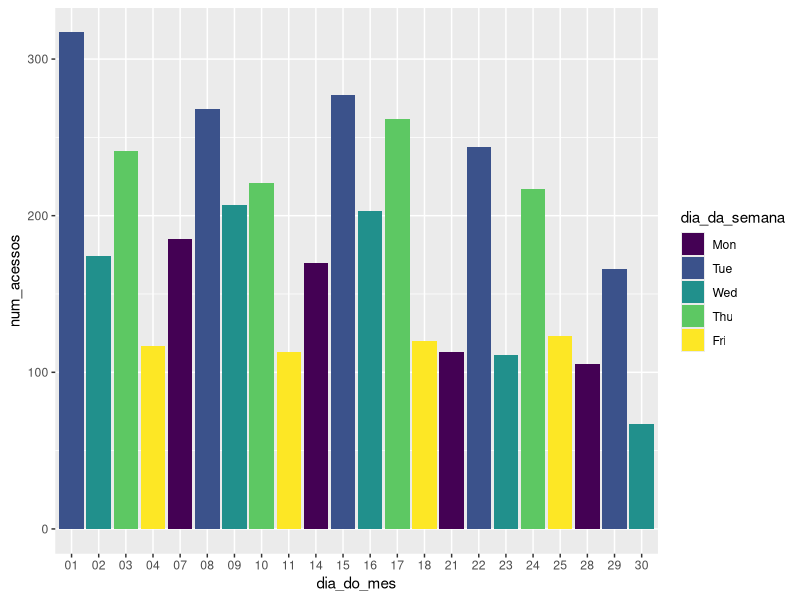
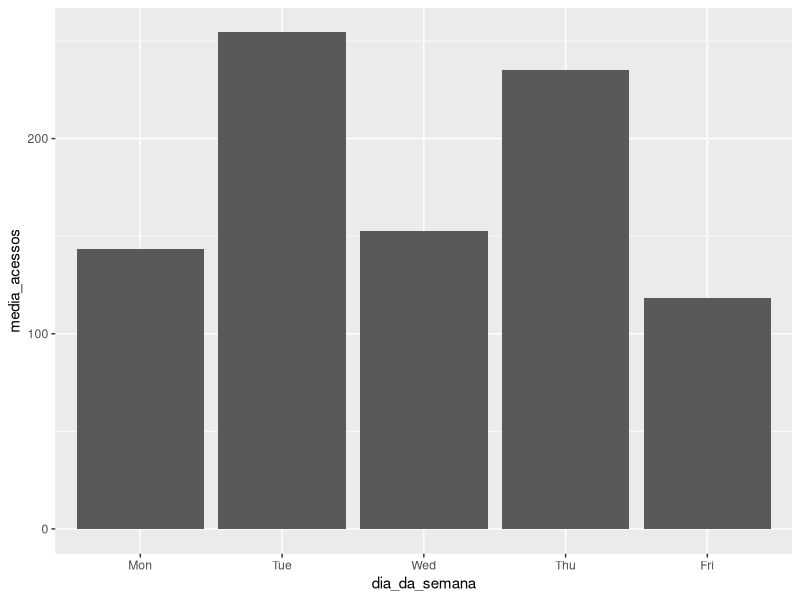
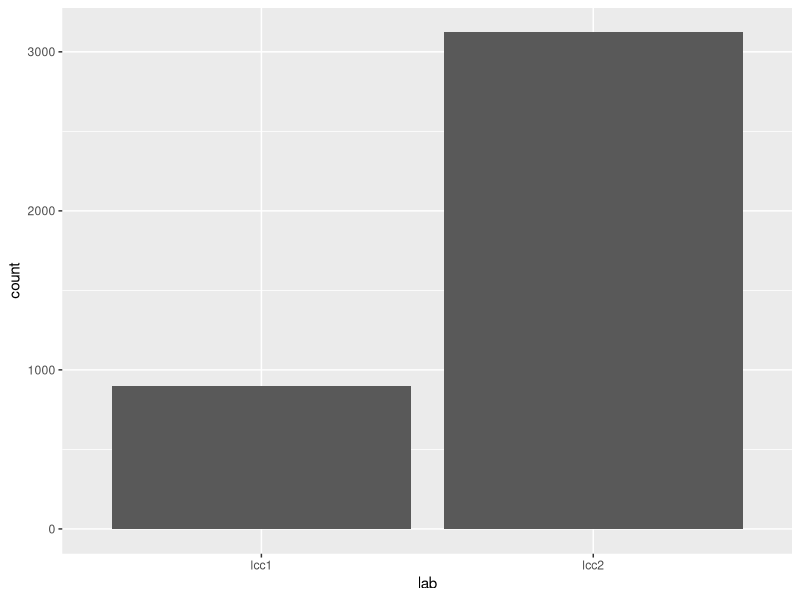
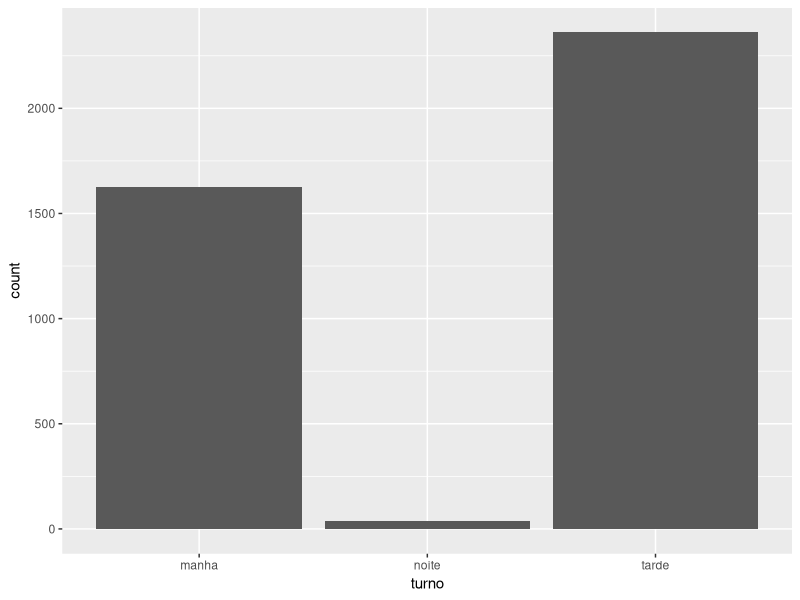
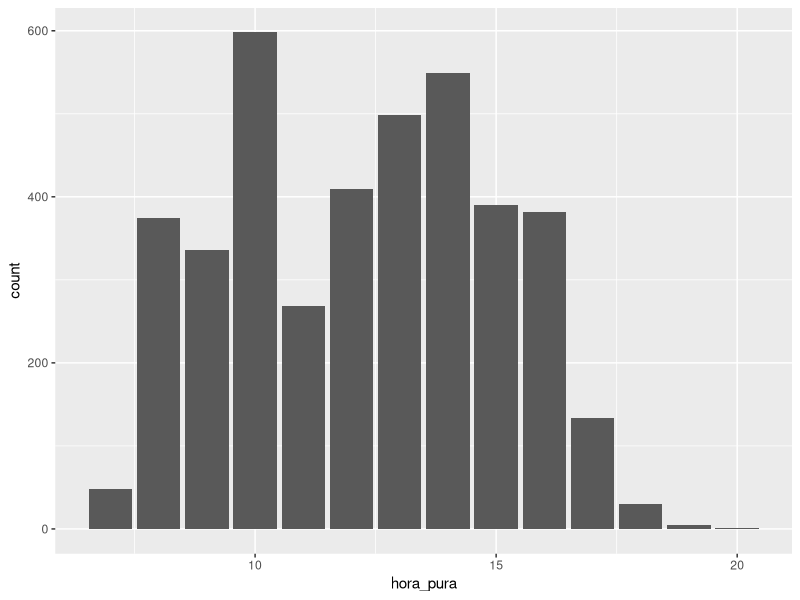
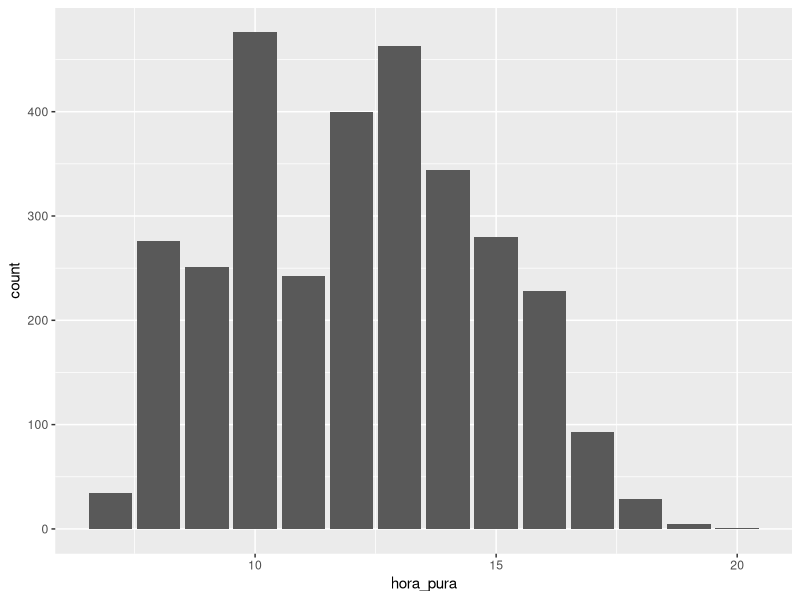
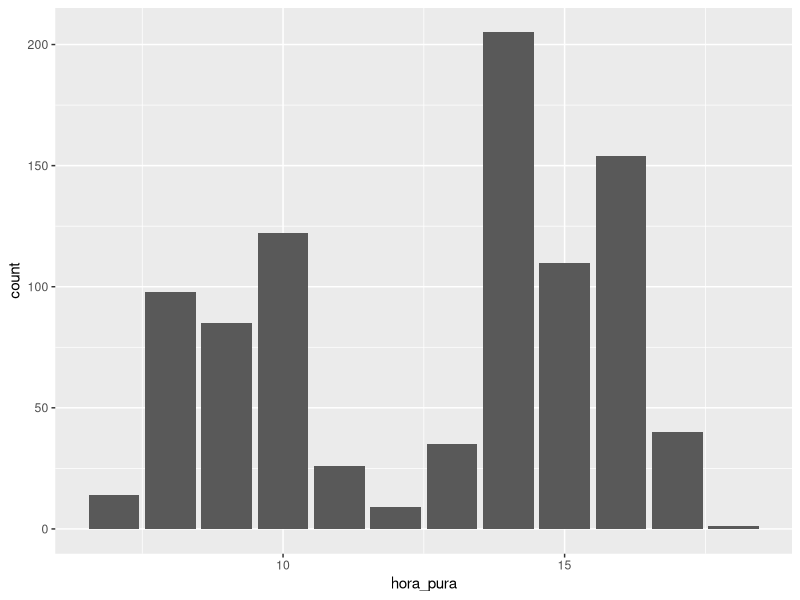
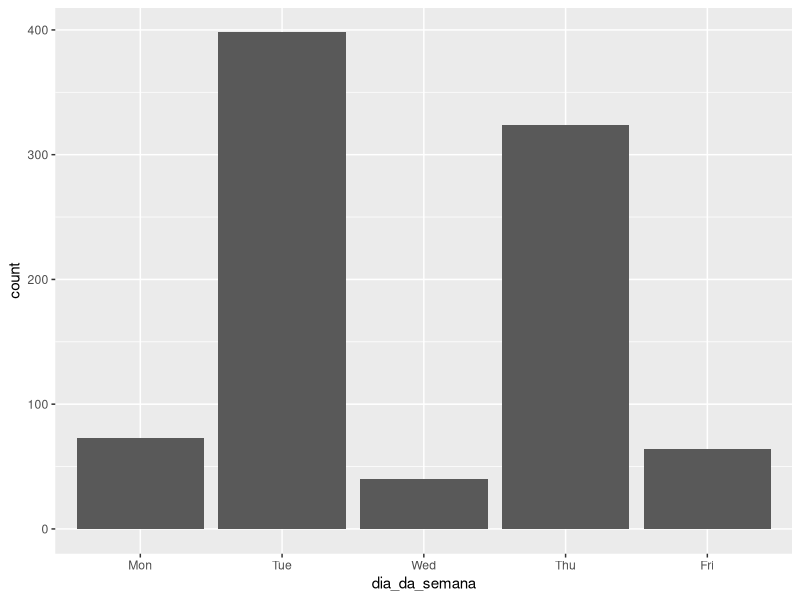

Here is the R script that generated these plots, in order:
library(tidyverse)
library(readr)
library(dplyr)
library(lubridate)
library(ggplot2)
library(tidyr)

setwd("~/guardians")
dados <- read_csv("logs.txt", col_names = c("mes", "dia_do_mes", "hora", "maquina", "status", "usuario"))

dados <- dados %>% mutate(data = paste("2017", mes, dia_do_mes, sep = "-"), dia_da_semana = wday(data, label = T))
sessoes_abertas <- dados %>% filter(status == "opened")

# acessos pelo dia do mes e da semana
sessoes <- sessoes_abertas %>% subset(select=c("dia_da_semana", "dia_do_mes"))
freq_dia <- sessoes %>% group_by(dia_da_semana, dia_do_mes) %>% summarise(num_acessos = n())
freq_dia %>% ggplot(aes(x = dia_do_mes, y = num_acessos, fill = dia_da_semana)) + geom_bar(stat = "identity")

# acessos no mês de acordo com o dia da semana
freq_mensal <- freq_dia %>% group_by(dia_da_semana) %>% summarise(media_acessos = mean(num_acessos))
freq_mensal %>% ggplot(aes(x = dia_da_semana, y = media_acessos)) + geom_bar(stat = "identity")

# extraindo colunas do lab, da "hora pura", do turno
r <- setNames(do.call(rbind.data.frame, strsplit(sessoes_abertas$maquina, "-")), c("lab", "maquina"))
sessoes_abertas <- sessoes_abertas %>% mutate(lab = r$lab)
sessoes_abertas <- sessoes_abertas %>% mutate(hora_pura = hour(sessoes_abertas$hora))
sessoes_abertas <- sessoes_abertas %>% mutate(turno = if_else(hora_pura %in% 05:11, "manha",
                                                              if_else(hora_pura %in% 12:17, "tarde",
                                                                      if_else(hora_pura %in% 18:24, "noite", "madrugada"))))

# graficos do turno de acesso por lcc
sessoes_abertas %>% ggplot(aes(x = lab)) + geom_bar()
sessoes_abertas %>% ggplot(aes(x = turno)) + geom_bar()
sessoes_abertas %>% ggplot(aes(x = hora_pura)) + geom_bar() # ao contrario do que se esperava, 

#o horario de mais acesso ao lcc é as 10 hrs
lcc2_acesso <- sessoes_abertas %>% filter(lab == "lcc2")
lcc2_acesso %>% ggplot(aes(x = hora_pura)) + geom_bar()

lcc1_acesso <- sessoes_abertas %>% filter(lab == "lcc1")
lcc1_acesso %>% ggplot(aes(x = hora_pura)) + geom_bar() # maior quantudade de acesso as 14 hrs
lcc1_acesso %>% ggplot(aes(x = dia_da_semana)) + geom_bar()